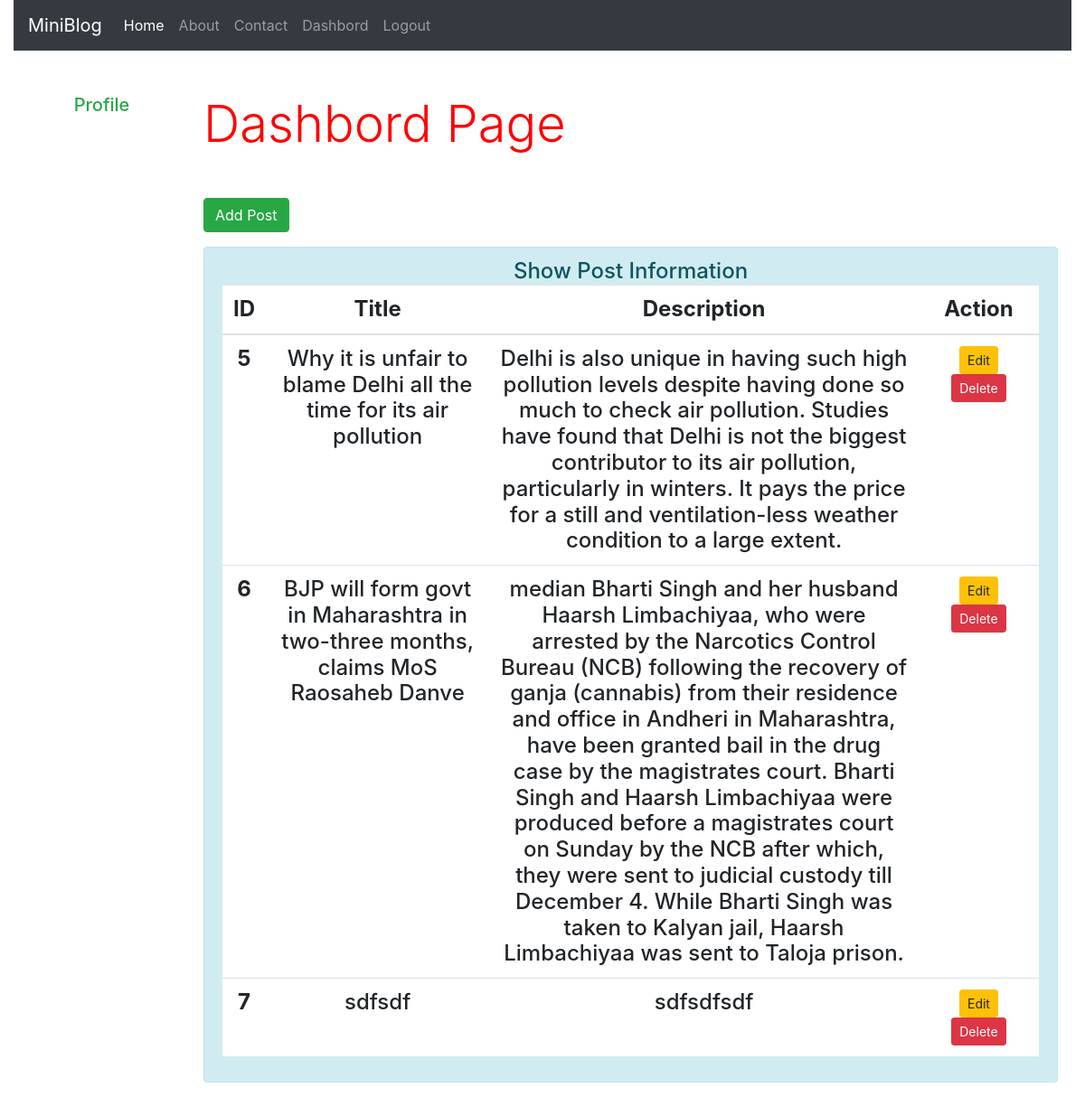
/dashbord/ (signed in), run on the app's committed database.
### blog/models.py (models this page shows)
class Post(models.Model):
    title=models.CharField(max_length=200)
    desc=models.TextField()

### blog/views.py (the view)
# urls.py: path('dashbord/',views.dashbord,name="dashbord"),
def dashbord(request):
    if request.user.is_authenticated:
         posts = Post.objects.all()
         user=request.user
         full_name=user.get_full_name()
         gps=user.groups.all()
         return render(request, 'blog/dashbord.html', {'posts': posts,'full_name':full_name,'groups':gps})
    else:
        return HttpResponseRedirect('/login/')

### blog/templates/blog/dashbord.html (shortened to what this page needs)
{% extends 'blog/base.html' %}
{% load static %}
 {% block side %}
 <div class="col-sm-2 text-center">
   <h5 class="my-5 text-success" >Profile</h5>
 </div>
{% endblock side %}
{% block conten %}
<div class="col-sm-10">
  <h3 class="display-4 my-5" style="color: red;">Dashbord Page</h3>
  <a href="{% url 'addpost' %}" class="btn btn-success">Add Post</a>
  <h4 class="text-center alert alert-info mt-3">Show Post Information
    {% if posts %}
    <table class="table table-hover bg-white">
      <thead>
        <tr class="text-center">
          <th scope="col" style="width: 2%;">ID</th>
          <th scope="col" style="width: 28%;">Title</th>
          <th scope="col" style="width: 55%;">Description</th>
          <th scope="col" style="width: 15%;">Action</th>
        </tr>
      </thead>
      <tbody>
        {% for post in posts %}
        <tr>
          <th scope="row">{{post.id}}</th>
          <td>{{post.title}}</td>
          <td>{{post.desc}}</td>
          <td>
            <a href="{% url 'updatepost' post.id %}" class="btn btn-warning btn-sm">Edit</a>
            {% if perms.blog.delete_post %}
            <form action="{% url 'deletepost'  post.id %}" class="d-inline" method="POST">
              <input type="submit" class="btn btn-danger btn-sm" value="Delete">
            </form>
            {% endif %}
          </td>
        </tr>
        {% endfor %}
      </tbody>
    </table>
    {% else %}
    <h4 class="text-center alert alert-warning">No Record Found</h4>
    {% endif %}
</div>
{% endblock conten %}

### blog/templates/blog/base.html (shortened to what this page needs)
<!DOCTYPE html>
{% load static %}
<html lang="en">
<head>
    <link rel="stylesheet" href="{% static 'blog/css/bootstrap.css' %}">
    <link rel="stylesheet" href="{% static 'blog/css/style.css' %}">
</head>
<body>
    <div class="container-fluid ">
        {% include 'blog/navbar.html' %}
    </div>
    <div class="container">
        <div class="row">
        <div class="row">
            {% block side %}
            {% endblock side %}
            {% block conten %}
            {% endblock conten %}
        </div>
    </div>
</body>
</html>

### blog/templates/blog/navbar.html (shortened to what this page needs)
<nav class="navbar navbar-expand-lg navbar-dark bg-dark">
  <a class="navbar-brand" href="{% url 'home' %}">MiniBlog</a>
  <div class="collapse navbar-collapse" id="navbarNav">
    <ul class="navbar-nav">
      <li class="nav-item active">
        <a class="nav-link" href="/">Home <span class="sr-only">(current)</span></a>
      </li>
      <li class="nav-item">
        <a class="nav-link" href="{% url 'about' %}">About</a>
      </li>
      <li class="nav-item">
        <a class="nav-link" href="{% url 'contact' %}">Contact</a>
      </li>
      {% if request.user.is_authenticated %}
      <li class="nav-item">
        <a class="nav-link" href="{% url 'dashbord' %}">Dashbord</a>
      </li>
      <li class="nav-item">
        <a class="nav-link" href="{% url 'logout' %}">Logout</a>
      </li>
      {% endif %}
    </ul>
  </div>
</nav>

### blog/static/blog/css/style.css (style rules this page uses)
body { background-color: rgb(255 255 255); color: #fdfdfd }
form { color: rgb(177, 166, 168); }

### data on the page
Post: id "5", title "Why it is unfair to blame Delhi all the time for its air pollution", desc "Delhi is also unique in having such high pollution levels despite having done so much to check air pollution. Studies have found that Delhi is not the biggest contributor to its air pollution, particularly in winters. It pays the price for a still and ventilation-less weather condition to a large extent."
Post: id "6", title "BJP will form govt in Maharashtra in two-three months, claims MoS Raosaheb Danve", desc "median Bharti Singh and her husband Haarsh Limbachiyaa, who were arrested by the Narcotics Control Bureau (NCB) following the recovery of ganja (cannabis) from their residence and office in Andheri in Maharashtra, have been granted bail in the drug case by the magistrates court. Bharti Singh and Haarsh Limbachiyaa were produced before a magistrates court on Sunday by the NCB after which, they were sent to judicial custody till December 4. While Bharti Singh was taken to Kalyan jail, Haarsh Limbachiyaa was sent to Taloja prison."
Post: id "7", title "sdfsdf", desc "sdfsdfsdf"
